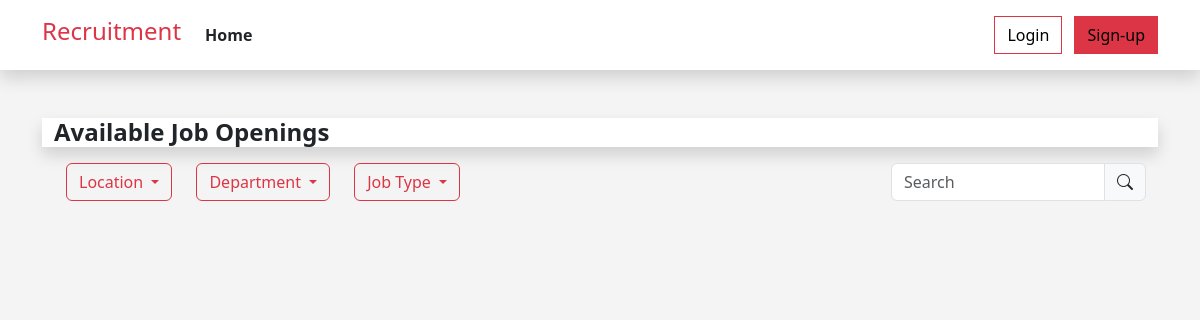
Before: / with the older database file.
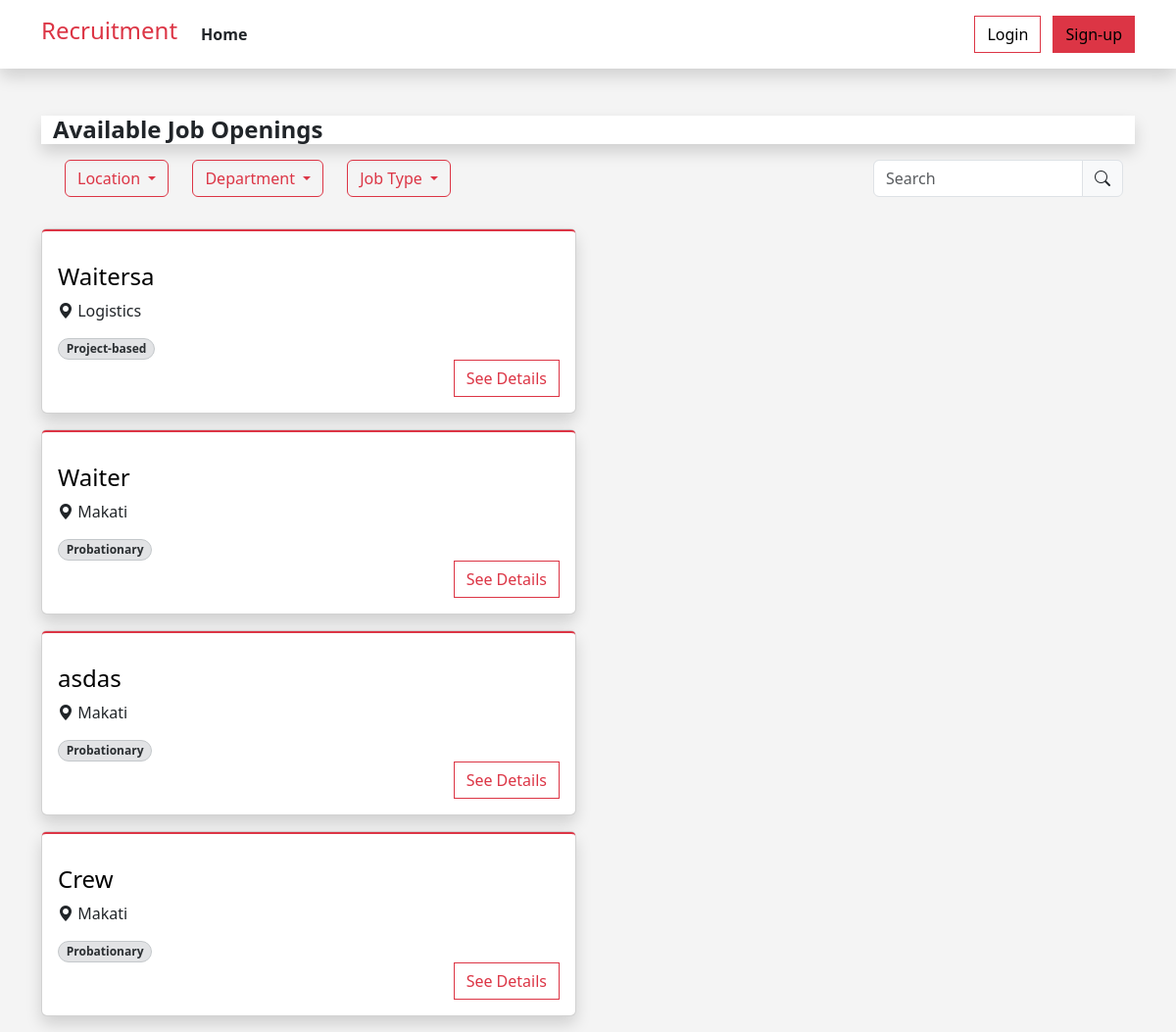
After: the same page with the newer database file.
### tables this page shows
CREATE TABLE `mrfs` (
  `id` int(11) NOT NULL,
  `industry` varchar(255) NOT NULL,
  `mrf_status` varchar(255) NOT NULL,
  `closed_date` date NOT NULL,
  `request_date` date NOT NULL DEFAULT current_timestamp(),
  `client` varchar(255) NOT NULL,
  `location` varchar(255) NOT NULL,
  `aging_days` varchar(255) NOT NULL,
  `mrf_number` varchar(255) NOT NULL,
  `new_request` varchar(255) NOT NULL,
  `head_count` int(11) NOT NULL,
  `job_position` varchar(255) NOT NULL,
  `contract_type` varchar(255) NOT NULL,
  `classification` varchar(255) NOT NULL,
  `placed` int(11) NOT NULL,
  `variance` int(11) NOT NULL,
  `cancel` int(11) NOT NULL,
  `job_description` text NOT NULL,
  `qualification` text NOT NULL,
  `remarks` text NOT NULL
);

### index_process.php (called while the page is built, shortened)
<?php
include ("dbconn.php");
if (isset($_SESSION['user_id'])) {
    $userId = $_SESSION['user_id'];
    $mrf_status = "Post";
    $query =
        "SELECT mrfs.*
        FROM mrfs
        LEFT JOIN job_applicants ON mrfs.id = job_applicants.job_id AND job_applicants.user_id = ?
        WHERE mrfs.mrf_status = ? AND job_applicants.user_id IS NULL";
    $stmt = $conn->prepare($query);
    $stmt->bind_param("is", $userId, $mrf_status);
    $stmt->execute();
    $result = $stmt->get_result();
    $query2 = "SELECT * FROM user_resumes WHERE user_id=?";
    $stmt2 = $conn->prepare($query2);
    $stmt2->bind_param("i", $userId);
    $stmt2->execute();
    $result2 = $stmt2->get_result();
} else {
    $mrf_status = "Post";
    $query = "SELECT * FROM mrfs WHERE mrf_status = ?";
    $stmt = $conn->prepare($query);
    $stmt->bind_param("s", $mrf_status);
    $stmt->execute();
    $result = $stmt->get_result();
}
?>

### index.php (the view, shortened to what the changed rows need)
<?php
include ("index_process.php");
include ("components/header.php");
?>
<!DOCTYPE html>
<html lang="en">
<head>
</head>
<body style="background-color: #F4F4F4; ">
    <div class="container">
        <div class="row">
            <div class="col-sm-12 col-md-6 " id="searchResultsContainer">
                <?php
                while ($row = mysqli_fetch_assoc($result)) {
                    ?>
                    <div class="card shadow mb-3 ">
                        <div class="card-body rounded-1 border-2 border-top border-danger">
                            <a href="javascript:void(0)" onclick="showDetails(<?php echo $row['id'] ?>)"
                                class="text-decoration-none">
                                <h4 class="text-black mt-3 job-name">
                                    <?php echo $row['job_position']; ?>
                                </h4>
                            </a>
                            <div class="row">
                                <div class="col">
                                    <i class="bi bi-geo-alt-fill"></i><span>
                                        <?php echo $row['location']; ?>
                                    </span>
                                </div>
                            </div>
                            <div class="row">
                                <div class="col">
                                    <span
                                        class="badge bg-secondary-subtle border border-secondary-subtle text-secondary-emphasis rounded-pill mt-3">
                                        <?php echo $row['contract_type']; ?>
                                    </span>
                                </div>
                            </div>
                            <div class="row">
                                <div class="col d-flex justify-content-end">
                                    <button class="btn btn-outline-danger" onclick="showDetails(<?php echo $row['id'] ?>)"
                                        style="border-radius: 0;">
                                        See Details
                                    </button>
                                </div>
                            </div>
                        </div>
                    </div>
                    <?php
                }
                ?>
            </div>
        </div>
    </div>
</body>
</html>

Changed rows visible on the page:
now on this page (row edited): mrfs: job_position "Waitersa", location "Logistics", contract_type "Project-based"
now on this page (row edited): mrfs: job_position "Waiter", location "Makati", contract_type "Probationary"
now on this page (row edited): mrfs: job_position "asdas", location "Makati", contract_type "Probationary"
now on this page (row edited): mrfs: job_position "Crew", location "Makati", contract_type "Probationary"
